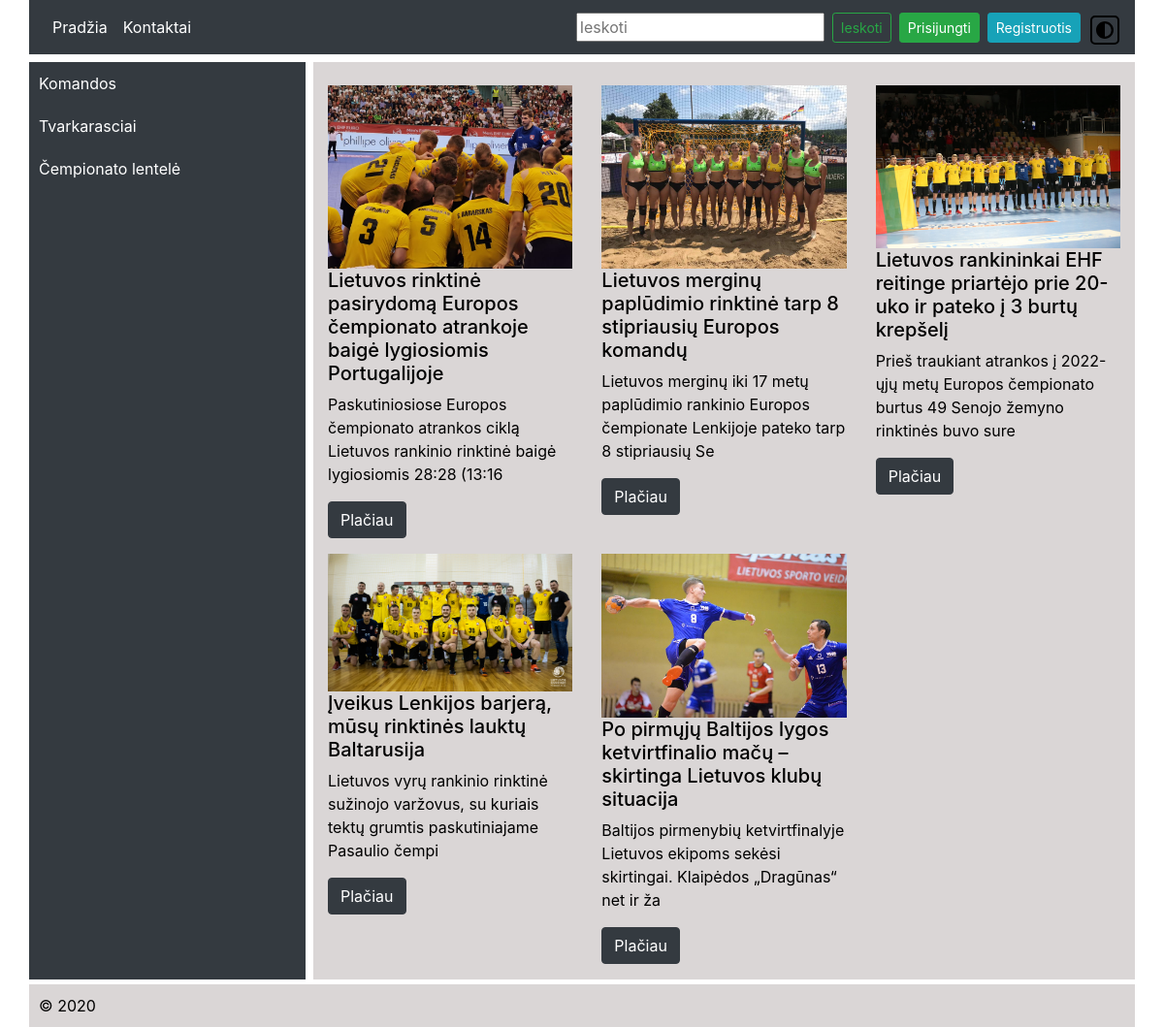
The page / on the database its author committed.
### tables this page shows
CREATE TABLE `naujienos` (
  `id` int(11) NOT NULL,
  `titel` text NOT NULL,
  `text` text NOT NULL,
  `foto` text NOT NULL
);

### models/prisijungimas.php (called while the page is built, shortened)
<?php
$prisijungimas = mysqli_connect( DB_HOST, DB_MYSQL_USER, DB_MYSQL_PASSWORD, DB_NAME, 3307);
function getPrisijungimas() {
    global $prisijungimas;
    return $prisijungimas;
}

### models/naujienos.php (called while the page is built, shortened)
<?php
function getNaujienosVisi() {
    $manoSQL = "SELECT * FROM naujienos  order by id DESC ";
    $rezultataiOBJ = mysqli_query(getPrisijungimas(), $manoSQL);
    return $rezultataiOBJ;
}

### index.php (the view, shortened to what this page needs)
<?php
include ("header.php");
include ('models/prisijungimas.php');
?>
<section class="container  tarpas-apacia mt-2">
    <div class="row hight-col">
        <main class="col-3 spalva tarpas-desine bg-dark mr-2">
            <div class="row paddingas">
                <a href="komandos.php">Komandos</a>
            </div>
            <div class="row paddingas">
                <a href="tvarkarasciai.php">Tvarkarasciai</a>
            </div>
            <div class="row paddingas">
                <a href="cempionatoLentele.php">Čempionato lentelė</a>
            </div>
        </main>
        <aside class="col spalva">
            <div class="row">
            </div>
            <div class="row">
                <?php
                    include ('models/naujienos.php');
                    $visosNaujienosOBJ =  getNaujienosVisi();
                    $naujiena = mysqli_fetch_assoc($visosNaujienosOBJ);
                    while($naujiena) {
                        $string = $naujiena['text'];
                        echo "<div class='col-4'>" .
                                "<div class='thumbnail'>" .
                                    "<img width='100%' src='img/$naujiena[foto]' alt=''>" .
                                    "<div class='caption'>" .
                                        "<h5>" . $naujiena['titel'] . "</h5>" .
                                        "<p>" .substr($string,0,111) . "</p>" .
                                        "<p><a href='naujiena.php?nr={$naujiena['id']}' class='btn btn-dark' role='button'>Plačiau</a> </p>" .
                                    "</div>" .
                                "</div>" .
                            "</div>";
                    $naujiena = mysqli_fetch_assoc($visosNaujienosOBJ);
                    }
                ?>
            </div>
        </aside>
    </div>
</section>
<?php
include ("footer.php");
?>

### header.php (shortened to what this page needs)
<!DOCTYPE html>
<html lang="en">
<head>
    <link rel="stylesheet" href="libs/bootstrap/css/bootstrap.min.css">
    <link rel="stylesheet" href="css/master.css">
</head>
<body>
<nav class="container navbar navbar-expand-lg navbar-dark bg-dark">
<div class="collapse navbar-collapse" id="navbarSupportedContent">
  <ul class="navbar-nav mr-auto">
    <li class="nav-item active">
      <a class="nav-link" href="index.php">Pradžia <span class="sr-only">(current)</span></a>
    </li>
    <li class="nav-item active">
      <a class="nav-link" href="kontaktai.php">Kontaktai <span class="sr-only">(current)</span></a>
    </li>
  </ul>
    <form class="form-inline my-2 my-lg-0" action="search.php" method="POST">
      <input class="input-group input-group-sm mr-sm-2 " type="text" placeholder="Ieskoti" aria-label="Search" name="search">
      <button class="btn btn-outline-success btn-sm my-2 my-sm-0 mr-sm-2" type="submit" name="search-btn">Ieskoti</button>
    </form>
    <form action="prisijungimas-vartorojai-form.php">
      <input class="btn btn-success btn-sm my-2 my-sm-0 mr-sm-2" type="submit" value="Prisijungti" method="post">
    </form>
    <form action="registracija-vartorojai-form.php">
      <input class="btn btn-info btn-sm my-2 my-sm-0 mr-sm-2" type="submit" value="Registruotis" method="post">
    </form>
    <div>
      <div>
        <ul class="navbar-nav mr-auto">
          <li class="nav-item active">
            <a class="nav-link" href="">  <span class="sr-only">(current)</span></a>
          </li>
          <li class="nav-item active">
            <a class="nav-link" href="">  <span class="sr-only">(current)</span></a>
          </li>
        </ul>
        <button id="dark-mode-toggle" class="dark-mode-toggle">
        <svg width="100%" xmlns="http://www.w3.org/2000/svg" viewBox="0 0 496 496"><path fill="currentColor" d="M8,256C8,393,119,504,256,504S504,393,504,256,393,8,256,8,8,119,8,256ZM256,440V72a184,184,0,0,1,0,368Z" transform="translate(-8 -8)"/></svg>
      </button>
      </div>
    </div>
</div>
</nav>

### footer.php (shortened to what this page needs)
<footer class="container spalva">
    <div class="row paddingas">© 2020</div>
</footer>
    </body>
</html>

### css/master.css (style rules this page uses)
body { background: var(--background); color: var(--foreground); }
.tarpas-apacia { margin-bottom: 5px; }
.tarpas-desine { margin-right: 5px; }
.paddingas { padding: 10px; }
.spalva { background-color:rgb(218, 214, 214); }
a { color: white; }
.dark-mode-toggle { position: absolute; z-index: 100; top: 1em; right: 1em; color: var(--foreground); border: 2px solid currentColor; padding: 4px; background: transparent; cursor: pointer; border-radius: 5px; width: 30px; height: 30px; }

### rows shown on the page
naujienos: foto (picture), titel "Lietuvos rinktinė pasirydomą Europos čempionato atrankoje baigė lygiosiomis Portugalijoje", text "Paskutiniosiose Europos čempionato atrankos ciklą Lietuvos rankinio rinktinė baigė lygiosiomis 28:28 (13:16"
naujienos: foto (picture), titel "Lietuvos merginų paplūdimio rinktinė tarp 8 stipriausių Europos komandų", text "Lietuvos merginų iki 17 metų paplūdimio rankinio Europos čempionate Lenkijoje pateko tarp 8 stipriausių Se"
naujienos: foto (picture), titel "Lietuvos rankininkai EHF reitinge priartėjo prie 20-uko ir pateko į 3 burtų krepšelį", text "Prieš traukiant atrankos į 2022-ųjų metų Europos čempionato burtus 49 Senojo žemyno rinktinės buvo sure"
naujienos: foto (picture), titel "Įveikus Lenkijos barjerą, mūsų rinktinės lauktų Baltarusija", text "Lietuvos vyrų rankinio rinktinė sužinojo varžovus, su kuriais tektų grumtis paskutiniajame Pasaulio čempi"
naujienos: foto (picture), titel "Po pirmųjų Baltijos lygos ketvirtfinalio mačų – skirtinga Lietuvos klubų situacija", text "Baltijos pirmenybių ketvirtfinalyje Lietuvos ekipoms sekėsi skirtingai. Klaipėdos „Dragūnas“ net ir ža"
